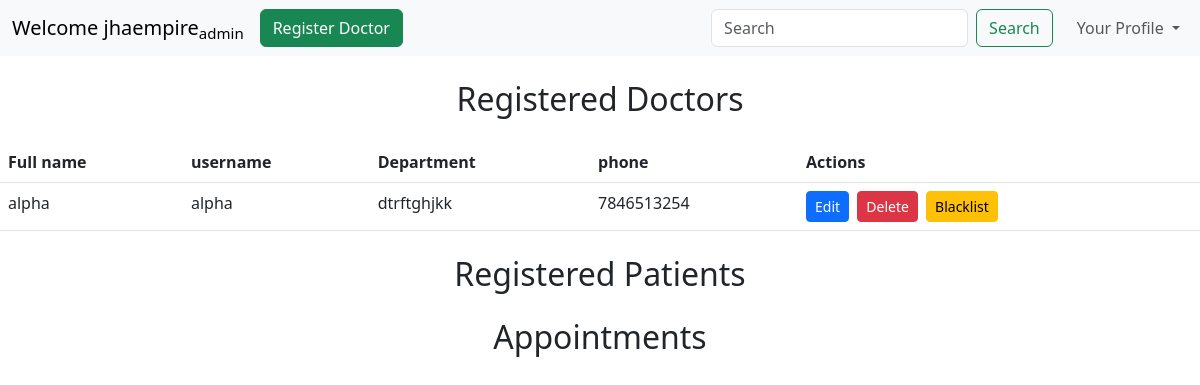
The app's page /dashboard/admin (signed in), older data.
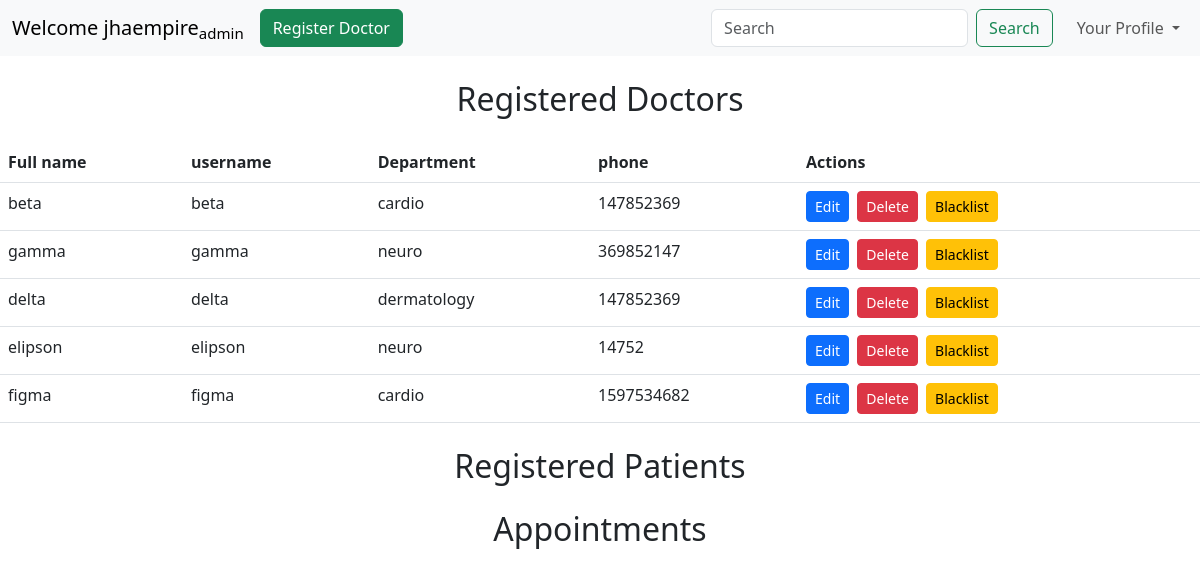
The same page, newer data.
### models/models.py (models this page shows)
class User(db.Model):
    id=db.Column(db.Integer(),primary_key=True)
    fullname = db.Column(db.String(50),nullable = False)
    username = db.Column(db.String(50),unique = True,nullable = False)
    password = db.Column(db.String(),nullable= False)
    role = db.Column(db.String(10),nullable=False)
    status=db.Column(db.Integer(),nullable=False,default=0)
    created_at=db.Column(db.DateTime(),default=datetime.datetime.utcnow)
    updated_at=db.Column(db.DateTime(),default=datetime.datetime.utcnow,onupdate=datetime.datetime.utcnow)

class Doctor(db.Model):
    id=db.Column(db.Integer(),primary_key=True)
    fullname = db.Column(db.String(50),nullable = False)
    username = db.Column(db.String(50),unique = True,nullable = False)
    password = db.Column(db.String(),nullable= False)
    address = db.Column(db.String(200),nullable = False)
    phone = db.Column(db.String(15),nullable = False)
    email = db.Column(db.String(50),nullable = False)
    experience = db.Column(db.String(100),nullable = False)
    specialization = db.Column(db.String(50),nullable = False)
    created_at=db.Column(db.DateTime(),default=datetime.datetime.utcnow)
    updated_at=db.Column(db.DateTime(),default=datetime.datetime.utcnow,onupdate=datetime.datetime.utcnow)

### controllers/adminDashboard.py (the view)
@theadminDashboard.route("/dashboard/admin", methods=['GET','POST'])
def adminDashboard():
    if('user' in session and session['role']=="admin"):
        user=session['user']
        print(user)
        alldoctors=User.query.filter_by(role="doctor").all()
        print(alldoctors)
        doctdetails= Doctor.query.all()
        print(doctdetails)
        return render_template("adminDashboard.html",user=user , alldoctors=alldoctors, doctdetails=doctdetails)
    else:
        return redirect("/login")

### templates/adminDashboard.html (shortened to what this page needs)
<!DOCTYPE html>
<html lang="en">
<head>
    <link href="https://cdn.jsdelivr.net/npm/bootstrap@5.3.0-alpha1/dist/css/bootstrap.min.css" rel="stylesheet">
</head>
<body>
<nav class="navbar navbar-expand-lg bg-body-tertiary">
  <div class="container-fluid">
    <a class="navbar-brand" href="#">Welcome {{user}}<sub>admin</sub></a>
    <div class="collapse navbar-collapse" id="navbarSupportedContent">
      <ul class="navbar-nav me-auto mb-2 mb-lg-0">
        <li class="nav-item">
          <a class="btn btn-success" href="/dashboard/admin/register-doctor">Register Doctor </a>
        </li>
        </ul>
         <form class="d-flex me-3" role="search">
          <input class="form-control me-2" type="search" placeholder="Search" aria-label="Search">
          <button class="btn btn-outline-success" type="submit">Search</button>
        </form>
        <ul class="navbar-nav">
          <li class="nav-item dropdown">
            <a class="nav-link dropdown-toggle" href="#" role="button" data-bs-toggle="dropdown" aria-expanded="false">
              Your Profile
            </a>
          </li>
        </ul>
    </div>
  </div>
</nav>
<div>
  <h2 class="text-center my-4">Registered Doctors</h2>
      <table class="table">
      <thead>
        <tr>
          <th>Full name</th>
          <th>username</th>
          <th>Department</th>
          <th>phone</th>
          <th>Actions</th>
        </tr>
      </thead>
      <tbody>
        {% for doc in alldoctors %}
        {% for x in doctdetails %}
        {% if doc.username == x.username %}
        <tr>
          <td>{{doc.fullname}}</td>
          <td>{{doc.username}}</td>
          <td>{{x.specialization}}</td>
          <td>{{x.phone}}</td>
          <td>
          <a href="/editdoctor/{{ doc.id }}" class="btn btn-primary btn-sm me-1">Edit</a>
          <a href="/deletedoctor/{{ doc.id }}" class="btn btn-danger btn-sm me-1">Delete</a>
          <a href="/blacklistdoctor/{{ doc.id }}" class="btn btn-warning btn-sm">Blacklist</a>
        </td>
        </tr>
          {% endif %}
        {% endfor %}
        {% endfor %}
        </tbody>
      </table>
</div>
<h2 class="text-center my-4">Registered Patients</h2>
<h2 class="text-center my-4">Appointments</h2>
</body>
</html>

Row changes from the older to the newer data that the page shows:
no longer on this page (row unchanged): User: fullname "alpha", username "alpha"
removed Doctor: specialization "dtrftghjkk", phone "7846513254"
added User: fullname "beta", username "beta"
added Doctor: specialization "cardio", phone "147852369"
added User: fullname "gamma", username "gamma"
added Doctor: specialization "neuro", phone "369852147"
added User: fullname "delta", username "delta"
added Doctor: specialization "dermatology", phone "147852369"
added User: fullname "elipson", username "elipson"
added Doctor: specialization "neuro", phone "14752"
added User: fullname "figma", username "figma"
added Doctor: specialization "cardio", phone "1597534682"
